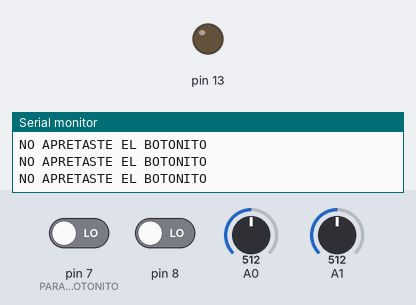
Recording of a sketch running on a simulated Arduino Uno, built with avr-gcc and run on an emulated ATmega328P. Parts: output pins drawn as LEDs (lit = HIGH), the last lines printed to the serial monitor. The inputs (shaded band) are chosen by the test bench; at power-on: pin 8 LOW, pin 7 (PARA_EL_BOTONITO) LOW, A0 = 512, A1 = 512.

Above: at 1.2 s.
1.3 s: pin 8 driven HIGH
At 2.1 s:
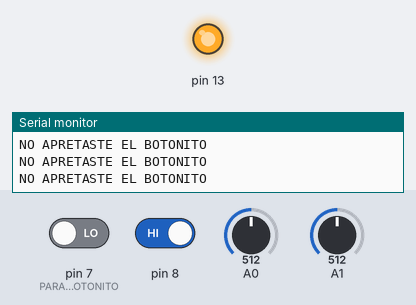
4.4 s: pin 8 driven LOW
At 4.8 s:
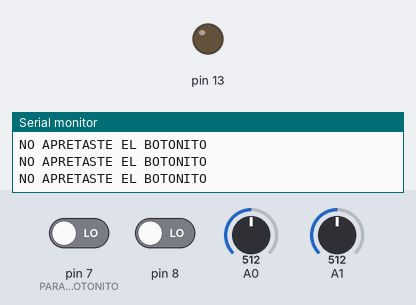
7.4 s: pin 7 (PARA_EL_BOTONITO) driven HIGH and pin 8 driven HIGH
At 8.3 s:
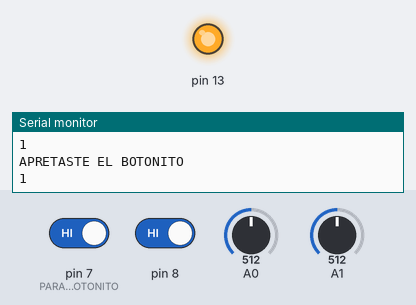
Timing chart, 0 to 10.4 s (numbered marks = the images above; inputs shaded):
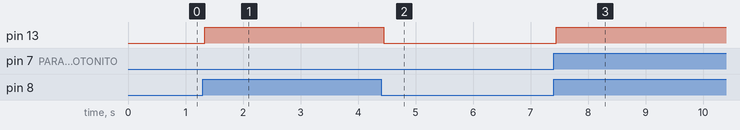

The sketch:

Botonito.ino
```cpp
// C++ code
//
void setup()
{
  Serial.begin(9600);
  pinMode(8, INPUT);

  pinMode(7, INPUT); //PARA EL BOTONITO
  pinMode(A0, INPUT);
  pinMode(A1, INPUT);
  pinMode(13,OUTPUT);
  Serial.print("INICIÉ EL PUERTO SERIE");
}

void loop()
{
	int Lectura= digitalRead(8);
  	int LectutraBotonito = digitalRead(7);

  if (LectutraBotonito){
    Serial.println(LectutraBotonito);
    Serial.println ("APRETASTE EL BOTONITO");
  }else{
    Serial.println ("NO APRETASTE EL BOTONITO");
  }
  	int lecturaAnalogica= analogRead(A0);
    int lecturaLdr= analogRead(A1);
  	//Serial.println(Lectura);
    //Serial.println(lecturaLdr);
  if (Lectura==HIGH){
    digitalWrite(13,HIGH);
  }else{
    digitalWrite(13,LOW);
  }
}
```

Measured:
- after the input at 1.3 s, pin 13: LOW → HIGH at once
- after the input at 4.4 s, pin 13: HIGH → LOW after 0.05 s
- after the input at 7.4 s, pin 13: LOW → HIGH after 0.05 s
